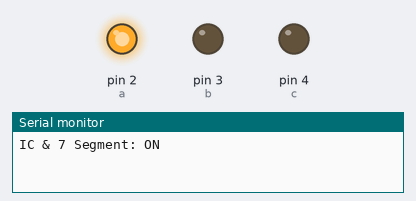
Simulated run of this sketch. Board: Arduino Uno, built with avr-gcc and run on an emulated ATmega328P. On the bench: output pins drawn as LEDs (lit = HIGH), the last lines printed to the serial monitor.

Above: at 0.5 s.
At 2.5 s:
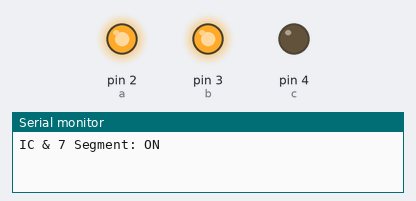
At 3.5 s:
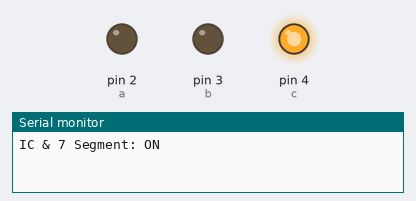
At 5.5 s:
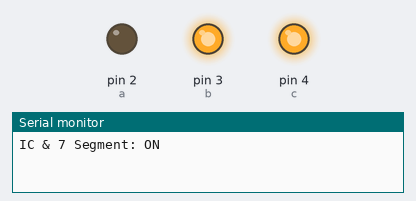
At 7.5 s:
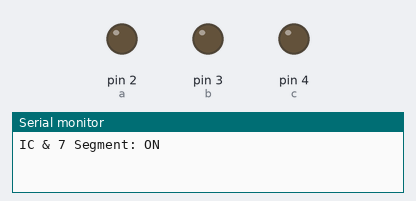
At 11.5 s:
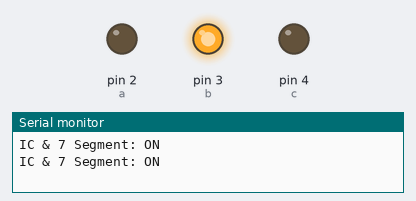
Timing chart, 0 to 13.0 s (numbered marks = the images above):
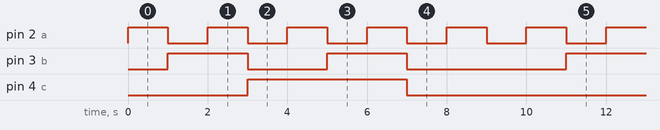

The sketch:

ICcoba.ino
```cpp
//---------------------------------------------------------------------------------------------------------------------------------------
int a = 2;
int b = 3;
int c = 4;
bool on = true;

void setup() {
  pinMode(a, OUTPUT);
  pinMode(b, OUTPUT);
  pinMode(c, OUTPUT);
  Serial.begin(9600);
}

void loop() {
    Serial.println("IC & 7 Segment: ON");

    // tentukan apakah perlu ON atau tidak
    if (on) {
      digitalWrite(a, HIGH);
      digitalWrite(b, LOW);
      digitalWrite(c, LOW);
      delay(1000);

      digitalWrite(a, LOW);
      digitalWrite(b, HIGH);
      digitalWrite(c, LOW);
      delay(1000);

      digitalWrite(a, HIGH);
      digitalWrite(b, HIGH);
      digitalWrite(c, LOW);
      delay(1000);

      digitalWrite(a, LOW);
      digitalWrite(b, LOW);
      digitalWrite(c, HIGH);
      delay(1000);

      digitalWrite(a, HIGH);
      digitalWrite(b, LOW);
      digitalWrite(c, HIGH);
      delay(1000);

      digitalWrite(a, LOW);
      digitalWrite(b, HIGH);
      digitalWrite(c, HIGH);
      delay(1000);

      digitalWrite(a, HIGH);
      digitalWrite(b, HIGH);
      digitalWrite(c, HIGH);
      delay(1000);

      digitalWrite(a, LOW);
      digitalWrite(b, LOW);
      digitalWrite(c, LOW);
      delay(1000);

      digitalWrite(a, HIGH);
      digitalWrite(b, LOW);
      digitalWrite(c, LOW);
      delay(1000);

      digitalWrite(a, LOW);
      digitalWrite(b, LOW);
      digitalWrite(c, LOW);
      delay(1000);
    }
}

void other() {
  digitalWrite(a, HIGH);
  digitalWrite(b, HIGH);
  digitalWrite(c, HIGH);
}
```

Measured:
- by itself, pin 2 (a): alternates HIGH for 1.0 s and LOW for 1.0 s
- by itself, pin 3 (b): repeats every 10.0 s: LOW 2.0 s, HIGH 2.0 s, LOW 4.0 s, HIGH 2.0 s
- by itself, pin 4 (c): alternates HIGH for 4.0 s and LOW for 6.0 s
